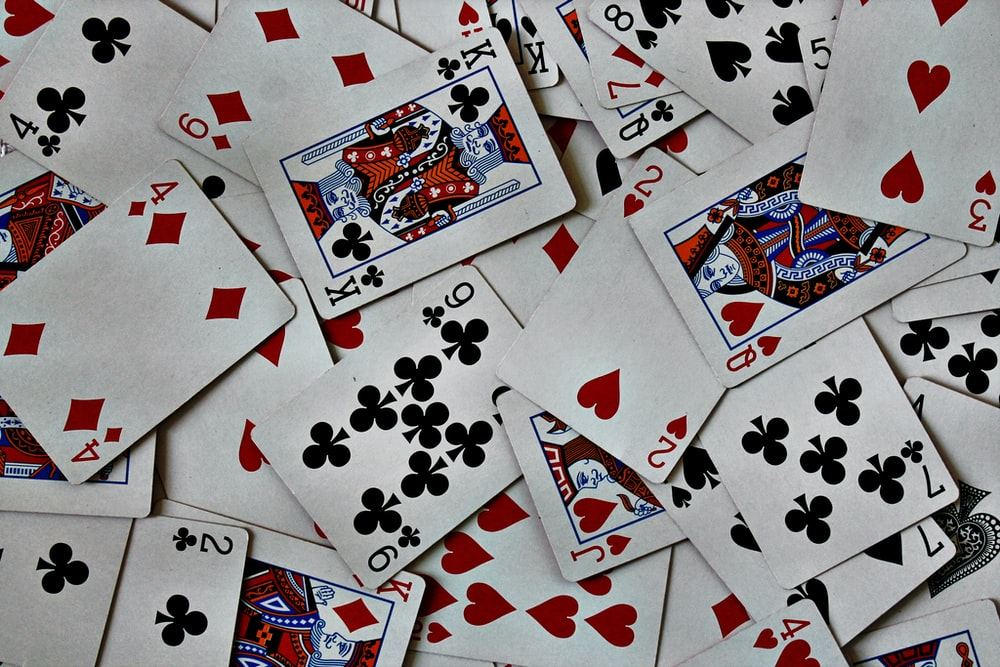
#> input picture Computer Vision/cards.jpeg, 1000 x 667 px
$ python '1 - perspectiveSelection.py'   (older library calls are emulated)
#> lines starting #> are read from the running program, lines starting #| are printed output that depends on the picture; after the words box and inside, x2 and y2 are one past the last pixel; in counts of white or black regions, pixels touching at a corner belong together
import cv2 as cv
import numpy as np

# set the number of indexes
circles = np.zeros((4,2), np.int)
counter = 0

# mouse event
def mousePoints(event, x,y,flags,params):
    global counter
    if event == cv.EVENT_LBUTTONDOWN:
        print(x,y)
        # adding into the list the values of x and y
        circles[counter] = x, y
        # iteration until circles limite
        counter = counter + 1

# load image
img = cv.imread('cards.jpeg')
#> img is the input picture: shape (667, 1000, 3); mean B, G, R 137.1, 136, 140.8
# resize image
img = cv.resize(img,(600,600))
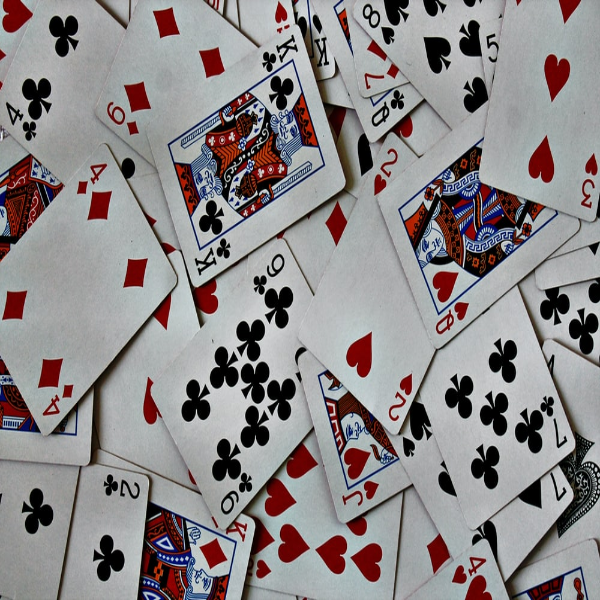
#> img: shape (600, 600, 3); mean B, G, R 136.9, 135.9, 140.7


while True:

    if counter == 4:

        width, height = 250,350
        # points took from the list circles
        pts1 = np.float32([circles[0],circles[1],circles[2],circles[3]])
        # image measurements
        pts2 = np.float32([[0,0], [width,0], [0,height],[width,height]])
        matrix = cv.getPerspectiveTransform(pts1,pts2)
        imgOutput = cv.warpPerspective(img,matrix,(width, height))
        # output
        cv.imshow("Output Image", imgOutput)

    # adding the circles in the original image
    for x in range(0,4):
        cv.circle(img,(circles[x][0],circles[x][1]),3,(255,0,0),cv.FILLED)
#> img: shape (600, 600, 3); under 0.01% of pixels changed, all inside (x1, y1, x2, y2) = (0, 0, 4, 4)

    cv.imshow("Original Image", img)
    cv.setMouseCallback("Original Image", mousePoints)

    key = cv.waitKey(1)
#> (key Esc is pressed here)
    if key == 27:
        break
    elif key == ord('s'):
        status = cv.imwrite('selected_img.jpeg',imgOutput)
        if status:
            print("Image saved")

cv.destroyAllWindows()
